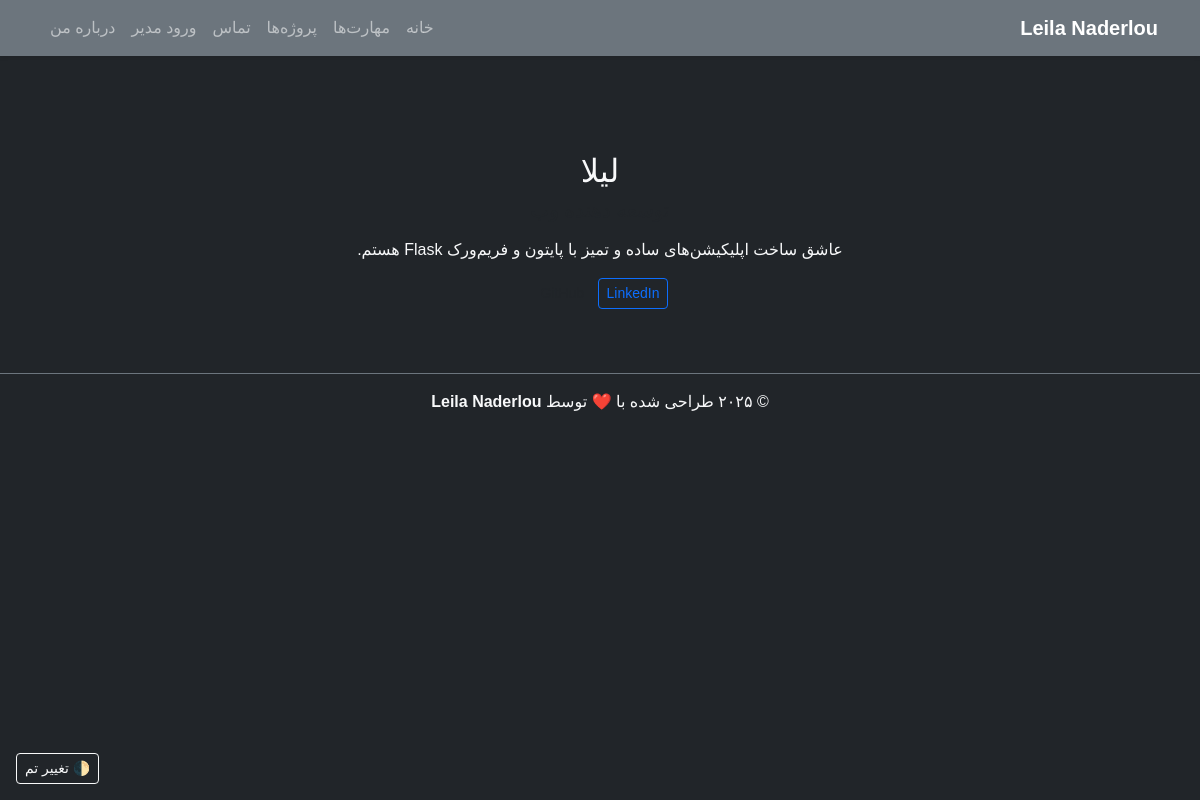
/about, run on the app's committed database.
### app.py (models this page shows)
class About(db.Model):
    id = db.Column(db.Integer, primary_key=True)
    name = db.Column(db.String(100))
    title = db.Column(db.String(150))
    description = db.Column(db.Text)
    profile_image = db.Column(db.String(250))
    linkedin = db.Column(db.String(250))
    github = db.Column(db.String(250))

### app.py (the view)
@app.route('/about')
def about():
    about_info = About.query.first()
    return render_template('about.html', about=about_info)

### templates/about.html (shortened to what this page needs)
{% extends 'base.html' %}
{% block content %}
<div class="container text-center mt-5">
    {% if about %}
        <h2>{{ about.name }}</h2>
        <h5 class="text-muted">{{ about.title }}</h5>
        <p class="mt-3">{{ about.description }}</p>
        <p>
            {% if about.linkedin %}
                <a href="{{ about.linkedin }}" target="_blank" class="btn btn-outline-primary btn-sm">LinkedIn</a>
            {% endif %}
            {% if about.github %}
                <a href="{{ about.github }}" target="_blank" class="btn btn-outline-dark btn-sm">GitHub</a>
            {% endif %}
        </p>
    {% else %}
        <p>هنوز اطلاعاتی ثبت نشده است.</p>
    {% endif %}
</div>
{% endblock %}

### static/css/style.css (style rules this page uses)
body { font-family: "Vazirmatn", sans-serif; }
a { text-decoration: none; }

### data on the page
About: name "لیلا", description "عاشق ساخت اپلیکیشن‌های ساده و تمیز با پایتون و فریم‌ورک Flask هستم."
